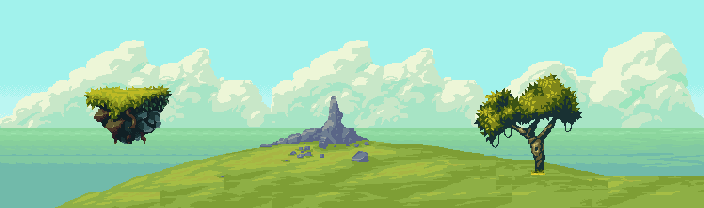

Below is a game level as drawn by its tile map, then a one-line description and the .tmx that defines it (tile-layer data replaced by summaries):
An orthogonal 44x13 tile map with 16x16 px tiles, 5 tile layers (sky, clouds, sea, far grounds, ...), 5 tilesets and 5 objects.

<map version="1.2" tiledversion="1.2.4" orientation="orthogonal" renderorder="right-down" width="44" height="13" tilewidth="16" tileheight="16" infinite="0" nextlayerid="31" nextobjectid="210">
 <tileset firstgid="1" source="tileset_sky.tsx" />
 <tileset firstgid="97" source="tileset_sea.tsx" />
 <tileset firstgid="127" source="tileset_clouds.tsx" />
 <tileset firstgid="517" source="tileset_far_grounds.tsx" />
 <tileset firstgid="721" source="tileset_magic_cliffs.tsx" />
 <layer id="18" name="sky" width="44" height="13">
  <data>[572 cells, 572 non-empty, 78 distinct tile ids]</data>
 </layer>
 <layer id="19" name="clouds" width="44" height="13">
  <data>[572 cells, 484 non-empty, 330 distinct tile ids]</data>
 </layer>
 <layer id="20" name="sea" width="44" height="13">
  <data>[572 cells, 220 non-empty, 30 distinct tile ids]</data>
 </layer>
 <layer id="21" name="far grounds" width="44" height="13">
  <data>[572 cells, 264 non-empty, 196 distinct tile ids]</data>
 </layer>
 <layer id="22" name="tree" width="44" height="13">
  <data>[572 cells, 150 non-empty, 121 distinct tile ids]</data>
 </layer>
 <objectgroup id="3" name="ground">
  <object id="6" x="49.3333" y="192" width="654.667" height="16" />
  <object id="15" x="704" y="192" width="2693.33" height="16" />
  <object id="26" x="48" y="0" width="16" height="211" />
  <object id="27" x="96" y="84" width="64" height="46" />
 </objectgroup>
 <objectgroup id="4" name="enemy">
  <object id="209" x="584.667" y="170" />
 </objectgroup>
</map>
